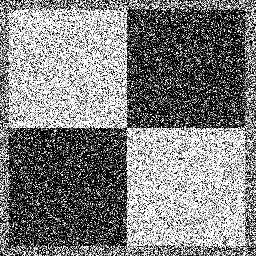
#> input picture rsc/ps1/input/ps1-input0-noise.png, 256 x 256 px, given in place of ps1-input0.png, which was not available
$ python ps1.py
#> lines starting #> are read from the running program, lines starting #| are printed output that depends on the picture; after the words box and inside, x2 and y2 are one past the last pixel; in counts of white or black regions, pixels touching at a corner belong together
#!/usr/bin/env python

import sys
import cv2 as cv

# The path where all image resources all loaded
PS1_INPUT_PATH = sys.exec_prefix + "/../rsc/ps1/input/"

# The path where we write all result images
PS1_OUTPUT_PATH = sys.exec_prefix + "/../rsc/ps1/output/"

def read(path, mode = cv.IMREAD_COLOR):
#> called with path = 'ps1-input0.png', mode = 0
    return cv.imread(PS1_INPUT_PATH + path, mode)
#> returned value is the input picture: shape (256, 256); min 0, max 255, mean 127.6

def write(path, img):
    cv.imwrite(PS1_OUTPUT_PATH + path, img)

def prob1():
    img = read('ps1-input0.png', cv.IMREAD_GRAYSCALE)
    edge = cv.Canny(img, 100, 200)
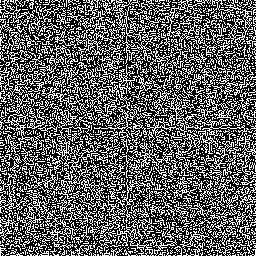
#> edge: shape (256, 256); 37.5% white in thin lines or dots
    write('ps1-1-a-1.png', edge)

def main():
    prob1()

if __name__ == '__main__':
    main()

$ run again, on rsc/fruit.png
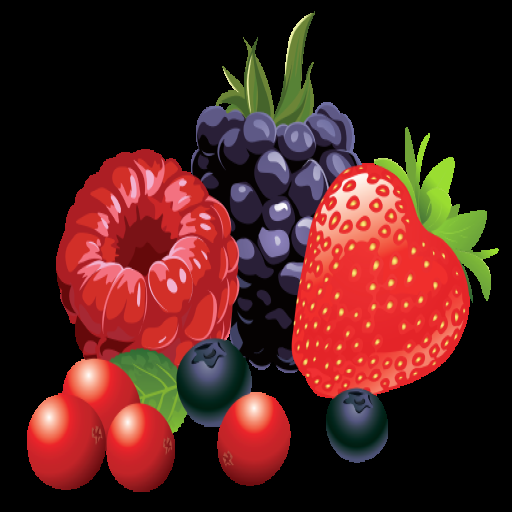
#> input picture rsc/fruit.png, 512 x 512 px, given in place of ps1-input0.png, which was not available
#> in read, `return cv.imread(PS1_INPUT_PATH + path, mode)`:
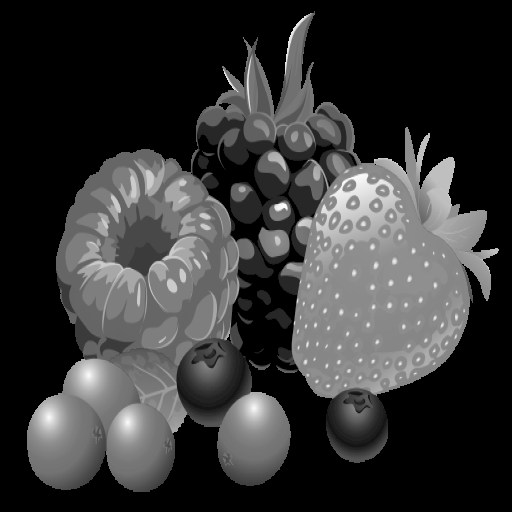
#> returned value: shape (512, 512); min 0, max 253, mean 53.8
#> in prob1, `edge = cv.Canny(img, 100, 200)`:
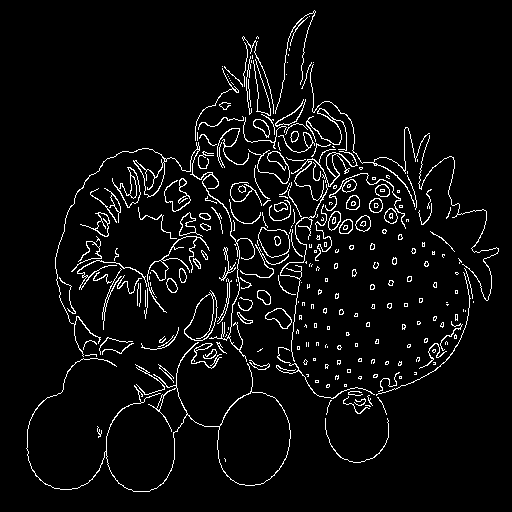
#> edge: shape (512, 512); 5% white in thin lines or dots, all inside (x1, y1, x2, y2) = (26, 10, 499, 492)
